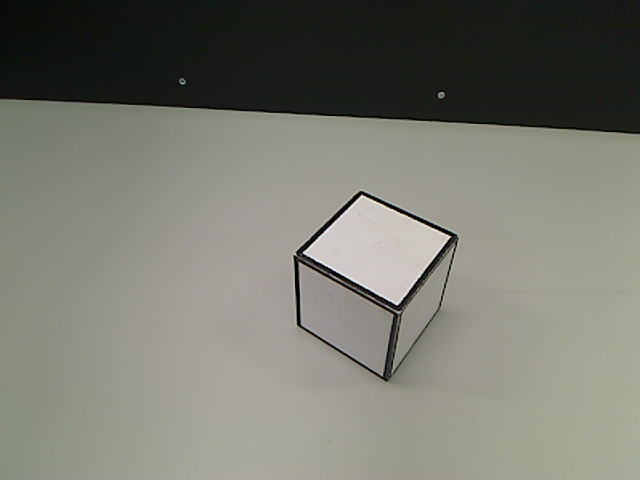
#> input picture robotVision/cubo_blanco.png, 640 x 480 px, given in place of the camera
$ python __main__.py   (Python 2 division)
#> lines starting #> are read from the running program, lines starting #| are printed output that depends on the picture
### robotVision/camera.py
import os
import cv2
import numpy as np
import math
import time
from vision.cube import FormStencil


class NoCameraDetectedException(Exception):
    def __init__(self):
        pass


class Camera():

    def __init__(self):
        self.capt_obj = cv2.VideoCapture(0)
        flags, img = self.capt_obj.read()
        if flags is False:
            raise NoCameraDetectedException()

    def getCapt(self):
        self.capt_obj.grab()
        return self.capt_obj

    def apply_filter_color_cubes(self, img_rgb, cube):
        img = cv2.GaussianBlur(img_rgb, (3, 3), 10)
        img = cv2.cvtColor(img, cv2.COLOR_BGR2HSV)
        img_binary = cube.color_filter.apply(img)
        dilation = np.ones((3, 3), "uint8")
        img_binary = cv2.dilate(img_binary, dilation)
        return img_binary

    # [25 lines left out: functions apply_filter_black_cube, apply_polyline, find_contour_cube_black, not called in this run]

    def find_largest_contour_color(self, img_binary):
        contours, hierarchy = cv2.findContours(img_binary, cv2.RETR_LIST, cv2.CHAIN_APPROX_SIMPLE)
        max_area = 0
        largest_contour = None
        for contour in contours:
            area = cv2.contourArea(contour)
            if area > max_area:
                max_area = area
                largest_contour = contour
        return largest_contour

### robotVision/visionRobot.py
import time
import math
import cv2
from camera import Camera
from vision.cube import Cube, WhiteCubeForInBoardCamera, FormStencil
import numpy as np
from vision.visiontools import VisionTools

class VisionRobot():
    def __init__(self, a_color, camera=None):
        if camera is None:
            self.camera = Camera()
#> in __init__, img is the input picture: shape (480, 640, 3); mean B, G, R 112.2, 121.7, 121
        else:
            self.camera = camera
        self.cube = self.set_cube(a_color)


    def set_cube(self, a_color):
        cube = None
        if a_color is 'white':
            cube = WhiteCubeForInBoardCamera()
        else:
            cube = Cube(a_color)
        return cube

    def find_contour_cube(self, image, cube):
        new_image = self.apply_mask_image(image, cube)
        contour = None
        if cube.color is "black" or cube.color is 'white':
            contour = self.camera.find_contour_cube_black(new_image)
        else:
            contour = self.camera.find_largest_contour_color(new_image)
        return contour

    # [10 lines left out: function define_corner_number, not called in this run]

    def apply_mask_image(self, image, cube):
        new_image = self.apply_gripper_mask(image, cube.color)
        if cube.color is "white":
            new_image = VisionTools().get_hsv_image(new_image)
            new_image = cube.get_img(new_image)
        elif cube.color is "black":
            new_image = self.camera.apply_filter_black_cube(image, cube)
        else:
            new_image = self.camera.apply_filter_color_cubes(image, cube)
        return new_image

    def apply_gripper_mask(self,image,cube_color):
        polyform = [np.array([[0, 332], [257, 332], [257, 480], [0, 480]], np.int32),
                    np.array([[422, 350], [422, 480], [640, 480], [640, 350]], np.int32)]
        if cube_color == 'white':
            return FormStencil(polyform).apply(image, (254, 254, 254))
        else:
            return FormStencil(polyform).apply(image, (0, 0, 0))


    # [14 lines left out: functions get_moment, find_cube_center_delta, not called in this run]

    def find_cube_center(self):
        cap = self.camera.getCapt()
        if cap.isOpened():
            for x in range(0, 4):
                 _,image = cap.read()
            _,image = cap.read()
            # image = self.camera.remmaping_image(image)
            contour = self.find_contour_cube(image, self.cube)
#> in apply, `cv2.fillPoly(img_result, self.poly_lines, color)`:
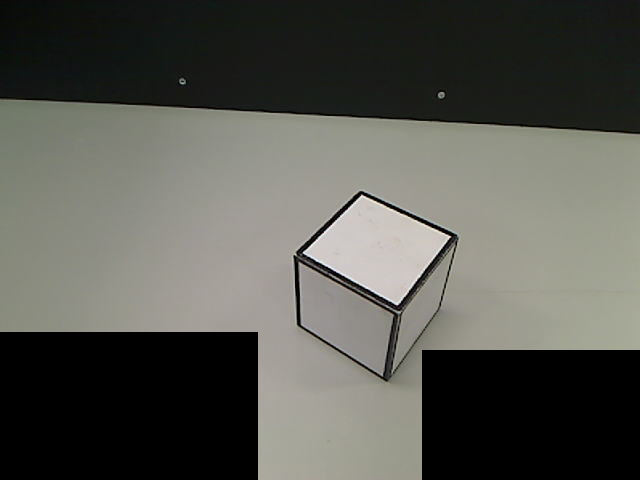
#> img_result: shape (480, 640, 3); mean B, G, R 81, 87.4, 87
#> in apply_filter_color_cubes, `img = cv2.cvtColor(img, cv2.COLOR_BGR2HSV)`: img: shape (480, 640, 3); mean H, S, V 35.5, 27.1, 122.7
#> in find_largest_contour_color, `contours, hierarchy = cv2.findContours(img_binary, cv2.RETR_LIST, cv2...`: contours = []
#> after the loop in find_largest_contour_color, `for contour in contours:`: max_area = 0
            try:
                if contour is not None:
                    moment = self.get_moment(contour)
                    delta_centre = self.find_cube_center_delta(image, moment)
                    return delta_centre

            except:
                print 'Problem with camera'
            # [4 lines of commented-out code are left out]
        return (None, None)
        # cv2.destroyAllWindows()


# [42 lines that do not run on import are left out]

### vision/cube.py
import cv2
import numpy as np

RANGES_FOR_COLOR_FILTER = {'red': [([169, 73, 92], [179, 255, 255]), ([0, 73, 92], [2, 255, 255])],
                           'green': [([30, 110, 110], [50, 255, 255])],
                           'blue': [([95, 80, 80], [115, 255, 255])],
                           'yellow': [([22, 130, 130], [32, 255, 255])],
                           'orange': [([7, 80, 60], [17, 255, 255])],
                           'purple': [([120, 60, 60], [130, 255, 255])],
                           'forest_green': [([53, 25, 40], [75, 255, 255])],
                           'black': [([0, 0, 0], [180, 256, 120])],
                           'white': [([0, 0, 150], [180, 40, 255])]}

PARAMETERS_FOR_FORM_FILTER = {'red': [2, 3, 3, 3],
                              'green': [5, 7, 3, 3],
                              'blue': [5, 8, 3, 3],
                              'yellow': [2, 4, 3, 3],
                              'orange': [2, 3, 3, 7],
                              'purple': [2, 4, 3, 5],
                              'forest_green': [2, 3, 3, 5],
                              'black': [3, 1, 3, 3],
                              'white': [0, 3, 4, 4]}

TABLE_STENCIL = {'1': [np.array([[0, 0], [640, 0], [640, 286], [607, 270], [607, 207], [0, 207]], np.int32),  # Not set yet
                      np.array([[0, 286], [640, 310], [640, 480], [0, 480]], np.int32)],
                 '2': [np.array([[0, 0], [640, 0], [640, 289], [607, 273], [607, 210], [77, 210], [77, 273], [0, 280]], np.int32),
                      np.array([[0, 284], [640, 314], [640, 480], [0, 480]], np.int32)],
                 '3': [np.array([[0, 0], [640, 0], [640, 301], [621, 291], [621, 220], [102, 220], [102, 273], [0, 280]], np.int32),
                      np.array([[0, 296], [640, 325], [640, 480], [0, 480]], np.int32)],
                 '4': [np.array([[0, 0], [640, 0], [640, 293], [618, 283], [618, 220], [92, 220], [92, 282], [0, 290]], np.int32),  # Not set yet
                      np.array([[0, 298], [640, 314], [640, 480], [0, 480]], np.int32)],
                 '5': [np.array([[0, 0], [640, 0], [640, 289], [607, 273], [607, 210], [0, 210]], np.int32),  # Not set yet
                      np.array([[0, 293], [640, 322], [640, 480], [0, 480]], np.int32)],
                 '6': [np.array([[0, 0], [640, 0], [640, 227], [366, 233], [108, 193], [104, 292], [0, 296]], np.int32),
                      np.array([[0, 304], [640, 324], [640, 480], [0, 480]], np.int32)]}

TABLE_BACK_POSITION = {'1': [range(252, 556, 3), 253],
                       '2': [range(351, 560, 3), 262],
                       '3': [range(359, 573, 3), 273],
                       '4': [range(247, 566, 3), 269],
                       '5': [],
                       '6': []}


class ColorFilter:
    def __init__(self, color_range):
        self.color_range = color_range

    def apply(self, img_hsv):
        img_mask = None
        for range in self.color_range:
            lower_color = np.array(range[0])
            upper_color = np.array(range[1])
            if img_mask is None:
                img_mask = cv2.inRange(img_hsv, lower_color, upper_color)
            else:
                img_mask += cv2.inRange(img_hsv, lower_color, upper_color)
        return img_mask


class FormFilter:
    def __init__(self, iteration_range):
        self.erode_iteration = np.array(iteration_range[0])
        self.dilate_iteration = np.array(iteration_range[1])
        self.rectangle_width = iteration_range[2]
        self.rectangle_height = iteration_range[3]

    # [6 lines left out: function apply, not called in this run]


class FormStencil:
    def __init__(self, poly_lines):
        self.poly_lines = []
        for poly_line in poly_lines:
            poly_line_reshaped = poly_line.reshape((-1, 1, 2))
            self.poly_lines.append(poly_line_reshaped)

    def apply(self, img_mask, color=None):
        if color is None:
            color = (0, 0, 0)
        img_result = np.copy(img_mask)
        cv2.fillPoly(img_result, self.poly_lines, color)
        return img_result


class Cube:
    NEGATIVE_POSITION_TOLERANCE_IN_MM = -100
    NO_POSITION_TOLERANCE = 4

    def __init__(self, a_color):
        self.color = a_color
        self.position = None
        self.attempt_without_position_remaining = 0
        self.color_filter = ColorFilter(RANGES_FOR_COLOR_FILTER.get(a_color))
        self.form_filter = FormFilter(PARAMETERS_FOR_FORM_FILTER.get(a_color))

    # [21 lines left out: functions apply_filters, find_position, adjust_position, not called in this run]

    def is_valid_position(self, position):
        return position[0] > self.NEGATIVE_POSITION_TOLERANCE_IN_MM \
            and position[1] > self.NEGATIVE_POSITION_TOLERANCE_IN_MM


class WhiteCube(Cube):
    # [35 lines left out: functions __init__, apply_filters, filter_white_cube, not called in this run]


class WhiteCubeForInBoardCamera(WhiteCube):
    # [17 lines left out: functions __init__, optimize_img, deoptimize_img, not called in this run]

    def refilter(self, img):
        return FormFilter([6, 9, 3, 3]).apply(img)

    # [6 lines left out: function get_img, not called in this run]


class BlackCube(Cube):
    CALIBRATION_ATTEMPT = 25

    # [38 lines left out: functions __init__, apply_filters, find_position, not called in this run]

    def get_median(self, values):
        return np.median(np.array(values))

    # [5 lines left out: function verify_color, not called in this run]

### robotVision/__main__.py
from camera import Camera
from visionRobot import VisionRobot

if __name__ == "__main__":
    vision = VisionRobot('blue')
    print vision.find_cube_center()
